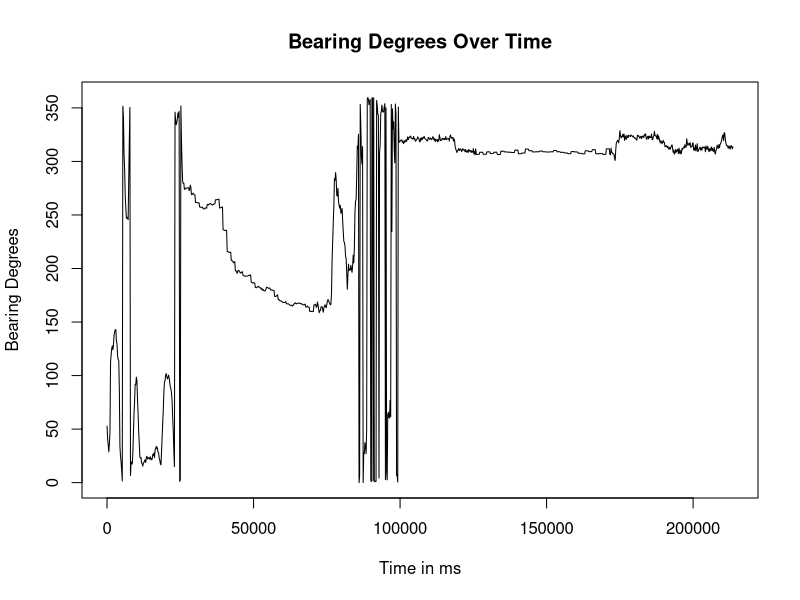

Reproduce this figure in R.
library('stringr')

normalized_time_interval<-200 # in ms
col_of_interest<-14 # the col storing the variable of interest

setwd('/Users/harry/projects/ece498rr/analysis2/')
wdat<-read.csv('ACTIVITY_05-03-16_00-51-34-051.csv', header=FALSE, na.strings=c("", "null", "NA"))
date_and_degrees<-wdat[,c(1,col_of_interest)]
date_and_degrees<-na.omit(date_and_degrees) #remove na's
date_and_degrees<-t(date_and_degrees)
date_and_degrees<-na.omit(date_and_degrees) #remove na's
new_dnd<-matrix(ncol=2)


#normalize to 200ms timestamps
tsLen<-nchar(date_and_degrees[,c(1)][1])
zeroTS_string<-substr(date_and_degrees[,c(1)][1],tsLen-11,tsLen) #extract ms for "zero" time
zeroTS_string<-str_replace_all(zeroTS_string, ":", "")
zeroTS<-as.numeric(zeroTS_string)
nextTS<-zeroTS+normalized_time_interval
new_dnd<-rbind(new_dnd, c(0, date_and_degrees[,c(1)][2]))
count<-1
for(i in 2:NCOL(date_and_degrees)) {
 curTS_string<-substr(date_and_degrees[,c(i)][1],tsLen-11,tsLen) #extract ms for "zero" time
 curTS_string<-str_replace_all(curTS_string, ":", "")
 curTS<-as.numeric(curTS_string)
 if(!is.na(curTS >= nextTS) && curTS >= nextTS) {
   print(nextTS)
   print(curTS)
   new_dnd<-rbind(new_dnd, c(normalized_time_interval * count, date_and_degrees[,c(i)][2]))
   nextTS<-nextTS+normalized_time_interval
   count<-count+1
 }
}

new_dnd<-na.omit(new_dnd)

#at this point, new_dnd has degree readings at normalized time intervals of normalized_time_interval

plot(new_dnd[,c(1)], new_dnd[,c(2)], type="l", main="Bearing Degrees Over Time", xlab="Time in ms", ylab="Bearing Degrees")